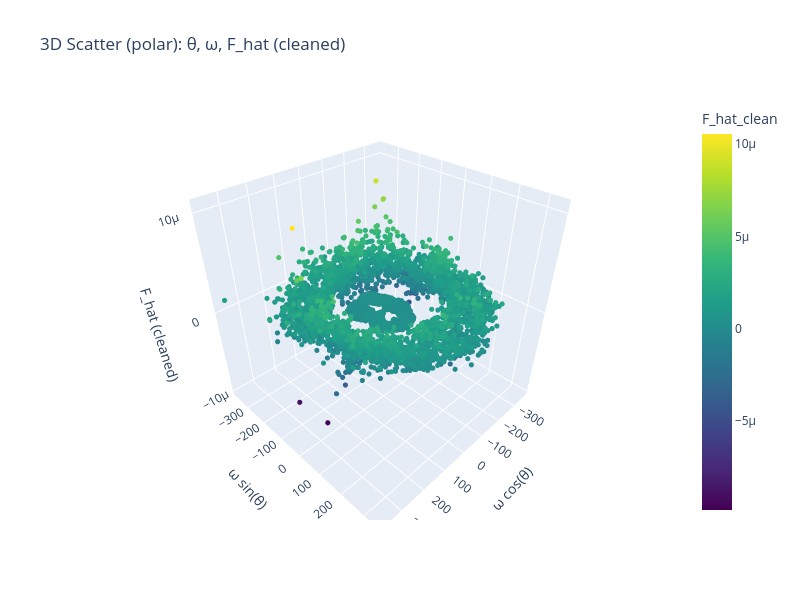

Write notebook code for a chart like this one.
### Code cell
import plotly.graph_objs as go
import plotly.io as pio

theta = thetas_clean
r = omegas_clean
z = F_hat_clean

x = r * np.cos(theta)
y = r * np.sin(theta)

# Determine the max absolute value for x and y for equal aspect
max_range = max(np.abs(x).max(), np.abs(y).max())

scatter = go.Scatter3d(
    x=x, y=y, z=z,
    mode='markers',
    marker=dict(
        size=3,
        color=z,
        colorscale='Viridis',
        colorbar=dict(title='F_hat_clean')
    )
)

layout = go.Layout(
    title='3D Scatter (polar): θ, ω, F_hat (cleaned)',
    scene=dict(
        xaxis_title='ω cos(θ)',
        yaxis_title='ω sin(θ)',
        zaxis_title='F_hat (cleaned)',
        # xaxis=dict(range=[-max_range, max_range]),
        # yaxis=dict(range=[-max_range, max_range]),
        aspectmode='manual',
        aspectratio=dict(x=1, y=1)
    ),
    height=600,
    width=800
)

fig = go.Figure(data=[scatter], layout=layout)
fig.show()

### Figure 1 — Plotly figure (JSON) as saved in the notebook; plotly's stock layout.template omitted (floating-point values rounded to 4 significant figures; data arrays with more than 128 entries replaced by an {"elided": "..."} marker saying what was removed)
{"data": [{"marker": {"color": {"elided": "7929 float values"}, "colorbar": {"title": {"text": "F_hat_clean"}}, "colorscale": [[0, "#440154"], [0.1111, "#482878"], [0.2222, "#3e4989"], [0.3333, "#31688e"], [0.4444, "#26828e"], [0.5556, "#1f9e89"], [0.6667, "#35b779"], [0.7778, "#6ece58"], [0.8889, "#b5de2b"], [1, "#fde725"]], "size": 3}, "mode": "markers", "type": "scatter3d", "x": {"elided": "7929 float values"}, "y": {"elided": "7929 float values"}, "z": {"elided": "7929 float values"}}], "layout": {"height": 600, "scene": {"aspectmode": "manual", "aspectratio": {"x": 1, "y": 1}, "xaxis": {"title": {"text": "ω cos(θ)"}}, "yaxis": {"title": {"text": "ω sin(θ)"}}, "zaxis": {"title": {"text": "F_hat (cleaned)"}}}, "title": {"text": "3D Scatter (polar): θ, ω, F_hat (cleaned)"}, "width": 800}}
